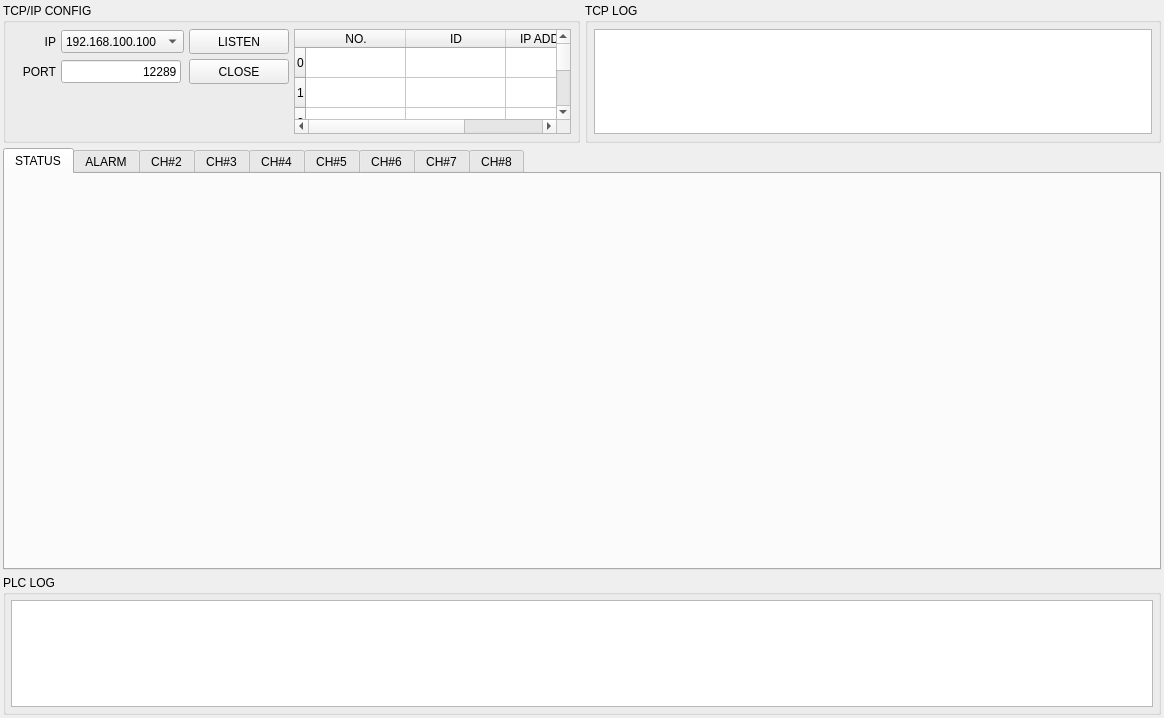
<?xml version="1.0" encoding="UTF-8"?>
<ui version="4.0">
 <class>CPLCSimulator</class>
 <widget class="QWidget" name="CPLCSimulator">
  <property name="geometry">
   <rect>
    <x>0</x>
    <y>0</y>
    <width>1164</width>
    <height>718</height>
   </rect>
  </property>
  <property name="sizePolicy">
   <sizepolicy hsizetype="Maximum" vsizetype="Maximum">
    <horstretch>0</horstretch>
    <verstretch>0</verstretch>
   </sizepolicy>
  </property>
  <property name="minimumSize">
   <size>
    <width>800</width>
    <height>600</height>
   </size>
  </property>
  <property name="maximumSize">
   <size>
    <width>1280</width>
    <height>1024</height>
   </size>
  </property>
  <property name="windowTitle">
   <string>AT6200 PLC SIMULATOR</string>
  </property>
  <property name="windowIcon">
   <iconset resource="../PLCSimulator.qrc">
    <normaloff>:/icon/corona.ico</normaloff>:/icon/corona.ico</iconset>
  </property>
  <layout class="QVBoxLayout" name="verticalLayout_6" stretch="1,3,1">
   <property name="spacing">
    <number>5</number>
   </property>
   <property name="leftMargin">
    <number>3</number>
   </property>
   <property name="topMargin">
    <number>3</number>
   </property>
   <property name="rightMargin">
    <number>3</number>
   </property>
   <property name="bottomMargin">
    <number>3</number>
   </property>
   <item>
    <layout class="QHBoxLayout" name="horizontalLayout_14">
     <property name="spacing">
      <number>5</number>
     </property>
     <property name="sizeConstraint">
      <enum>QLayout::SetFixedSize</enum>
     </property>
     <item>
      <widget class="QGroupBox" name="gbConfig">
       <property name="sizePolicy">
        <sizepolicy hsizetype="Preferred" vsizetype="Preferred">
         <horstretch>0</horstretch>
         <verstretch>0</verstretch>
        </sizepolicy>
       </property>
       <property name="title">
        <string>TCP/IP CONFIG</string>
       </property>
       <layout class="QHBoxLayout" name="horizontalLayout_13">
        <property name="spacing">
         <number>5</number>
        </property>
        <property name="leftMargin">
         <number>6</number>
        </property>
        <property name="topMargin">
         <number>6</number>
        </property>
        <property name="rightMargin">
         <number>6</number>
        </property>
        <property name="bottomMargin">
         <number>6</number>
        </property>
        <item>
         <layout class="QHBoxLayout" name="horizontalLayout_12">
          <item>
           <layout class="QGridLayout" name="gridLayout">
            <property name="spacing">
             <number>5</number>
            </property>
            <item row="1" column="2">
             <widget class="QPushButton" name="btnClose">
              <property name="minimumSize">
               <size>
                <width>100</width>
                <height>25</height>
               </size>
              </property>
              <property name="text">
               <string>CLOSE</string>
              </property>
              <property name="icon">
               <iconset resource="../../ABLEE_ChamberUi/chamberui.qrc">
                <normaloff>:/icon/stop.ico</normaloff>:/icon/stop.ico</iconset>
              </property>
              <property name="iconSize">
               <size>
                <width>20</width>
                <height>20</height>
               </size>
              </property>
             </widget>
            </item>
            <item row="0" column="2">
             <widget class="QPushButton" name="btnListen">
              <property name="minimumSize">
               <size>
                <width>100</width>
                <height>25</height>
               </size>
              </property>
              <property name="text">
               <string>LISTEN</string>
              </property>
              <property name="icon">
               <iconset resource="../PLCSimulator.qrc">
                <normaloff>:/icon/listen.ico</normaloff>:/icon/listen.ico</iconset>
              </property>
              <property name="iconSize">
               <size>
                <width>20</width>
                <height>20</height>
               </size>
              </property>
             </widget>
            </item>
            <item row="1" column="0">
             <widget class="QLabel" name="lblPort">
              <property name="minimumSize">
               <size>
                <width>0</width>
                <height>0</height>
               </size>
              </property>
              <property name="maximumSize">
               <size>
                <width>250</width>
                <height>16777215</height>
               </size>
              </property>
              <property name="frameShape">
               <enum>QFrame::NoFrame</enum>
              </property>
              <property name="frameShadow">
               <enum>QFrame::Sunken</enum>
              </property>
              <property name="text">
               <string>PORT</string>
              </property>
              <property name="alignment">
               <set>Qt::AlignRight|Qt::AlignTrailing|Qt::AlignVCenter</set>
              </property>
             </widget>
            </item>
            <item row="1" column="1">
             <widget class="QLineEdit" name="lePort">
              <property name="minimumSize">
               <size>
                <width>120</width>
                <height>23</height>
               </size>
              </property>
              <property name="maximumSize">
               <size>
                <width>100</width>
                <height>16777215</height>
               </size>
              </property>
              <property name="inputMask">
               <string>99999</string>
              </property>
              <property name="text">
               <string>12289</string>
              </property>
              <property name="alignment">
               <set>Qt::AlignRight|Qt::AlignTrailing|Qt::AlignVCenter</set>
              </property>
             </widget>
            </item>
            <item row="0" column="0">
             <widget class="QLabel" name="lblIP">
              <property name="minimumSize">
               <size>
                <width>0</width>
                <height>0</height>
               </size>
              </property>
              <property name="maximumSize">
               <size>
                <width>250</width>
                <height>16777215</height>
               </size>
              </property>
              <property name="frameShape">
               <enum>QFrame::NoFrame</enum>
              </property>
              <property name="frameShadow">
               <enum>QFrame::Sunken</enum>
              </property>
              <property name="text">
               <string>IP</string>
              </property>
              <property name="alignment">
               <set>Qt::AlignRight|Qt::AlignTrailing|Qt::AlignVCenter</set>
              </property>
             </widget>
            </item>
            <item row="0" column="1">
             <widget class="QComboBox" name="cboIp">
              <property name="minimumSize">
               <size>
                <width>120</width>
                <height>23</height>
               </size>
              </property>
              <item>
               <property name="text">
                <string>192.168.100.100</string>
               </property>
              </item>
             </widget>
            </item>
            <item row="2" column="1">
             <spacer name="verticalSpacer">
              <property name="orientation">
               <enum>Qt::Vertical</enum>
              </property>
              <property name="sizeType">
               <enum>QSizePolicy::Expanding</enum>
              </property>
              <property name="sizeHint" stdset="0">
               <size>
                <width>20</width>
                <height>20</height>
               </size>
              </property>
             </spacer>
            </item>
            <item row="2" column="2">
             <spacer name="verticalSpacer_2">
              <property name="orientation">
               <enum>Qt::Vertical</enum>
              </property>
              <property name="sizeType">
               <enum>QSizePolicy::Expanding</enum>
              </property>
              <property name="sizeHint" stdset="0">
               <size>
                <width>20</width>
                <height>20</height>
               </size>
              </property>
             </spacer>
            </item>
            <item row="2" column="0">
             <spacer name="verticalSpacer_3">
              <property name="orientation">
               <enum>Qt::Vertical</enum>
              </property>
              <property name="sizeType">
               <enum>QSizePolicy::Expanding</enum>
              </property>
              <property name="sizeHint" stdset="0">
               <size>
                <width>20</width>
                <height>20</height>
               </size>
              </property>
             </spacer>
            </item>
           </layout>
          </item>
          <item>
           <widget class="QTableWidget" name="tblConnList">
            <property name="sizePolicy">
             <sizepolicy hsizetype="Expanding" vsizetype="Preferred">
              <horstretch>0</horstretch>
              <verstretch>0</verstretch>
             </sizepolicy>
            </property>
            <property name="minimumSize">
             <size>
              <width>150</width>
              <height>0</height>
             </size>
            </property>
            <property name="maximumSize">
             <size>
              <width>16777215</width>
              <height>200</height>
             </size>
            </property>
            <row>
             <property name="text">
              <string>0</string>
             </property>
            </row>
            <row>
             <property name="text">
              <string>1</string>
             </property>
            </row>
            <row>
             <property name="text">
              <string>2</string>
             </property>
            </row>
            <row>
             <property name="text">
              <string>3</string>
             </property>
            </row>
            <row>
             <property name="text">
              <string>4</string>
             </property>
            </row>
            <column>
             <property name="text">
              <string>NO.</string>
             </property>
            </column>
            <column>
             <property name="text">
              <string>ID</string>
             </property>
            </column>
            <column>
             <property name="text">
              <string>IP ADDRESS</string>
             </property>
            </column>
           </widget>
          </item>
         </layout>
        </item>
       </layout>
      </widget>
     </item>
     <item>
      <widget class="QGroupBox" name="gbConnList">
       <property name="sizePolicy">
        <sizepolicy hsizetype="Preferred" vsizetype="Preferred">
         <horstretch>0</horstretch>
         <verstretch>0</verstretch>
        </sizepolicy>
       </property>
       <property name="title">
        <string>TCP LOG</string>
       </property>
       <layout class="QVBoxLayout" name="verticalLayout_3">
        <property name="spacing">
         <number>5</number>
        </property>
        <property name="leftMargin">
         <number>6</number>
        </property>
        <property name="topMargin">
         <number>6</number>
        </property>
        <property name="rightMargin">
         <number>6</number>
        </property>
        <property name="bottomMargin">
         <number>6</number>
        </property>
        <item>
         <widget class="QPlainTextEdit" name="teTcpLog">
          <property name="sizePolicy">
           <sizepolicy hsizetype="Expanding" vsizetype="Preferred">
            <horstretch>0</horstretch>
            <verstretch>0</verstretch>
           </sizepolicy>
          </property>
          <property name="maximumSize">
           <size>
            <width>16777215</width>
            <height>200</height>
           </size>
          </property>
          <property name="readOnly">
           <bool>true</bool>
          </property>
         </widget>
        </item>
       </layout>
      </widget>
     </item>
    </layout>
   </item>
   <item>
    <layout class="QHBoxLayout" name="horizontalLayout_2">
     <property name="spacing">
      <number>10</number>
     </property>
     <item>
      <widget class="QTabWidget" name="tabChamberInfo">
       <property name="minimumSize">
        <size>
         <width>100</width>
         <height>300</height>
        </size>
       </property>
       <property name="currentIndex">
        <number>0</number>
       </property>
       <widget class="QWidget" name="tabComm">
        <attribute name="title">
         <string>STATUS</string>
        </attribute>
        <layout class="QHBoxLayout" name="horizontalLayout">
         <property name="spacing">
          <number>2</number>
         </property>
         <property name="leftMargin">
          <number>2</number>
         </property>
         <property name="topMargin">
          <number>2</number>
         </property>
         <property name="rightMargin">
          <number>2</number>
         </property>
         <property name="bottomMargin">
          <number>2</number>
         </property>
        </layout>
       </widget>
       <widget class="QWidget" name="tabCh1">
        <attribute name="title">
         <string>ALARM</string>
        </attribute>
        <layout class="QHBoxLayout" name="horizontalLayout_3">
         <property name="spacing">
          <number>2</number>
         </property>
         <property name="leftMargin">
          <number>2</number>
         </property>
         <property name="topMargin">
          <number>2</number>
         </property>
         <property name="rightMargin">
          <number>2</number>
         </property>
         <property name="bottomMargin">
          <number>2</number>
         </property>
        </layout>
       </widget>
       <widget class="QWidget" name="tabCh2">
        <attribute name="title">
         <string>CH#2</string>
        </attribute>
        <layout class="QHBoxLayout" name="horizontalLayout_4">
         <property name="spacing">
          <number>2</number>
         </property>
         <property name="leftMargin">
          <number>2</number>
         </property>
         <property name="topMargin">
          <number>2</number>
         </property>
         <property name="rightMargin">
          <number>2</number>
         </property>
         <property name="bottomMargin">
          <number>2</number>
         </property>
        </layout>
       </widget>
       <widget class="QWidget" name="tabCh3">
        <attribute name="title">
         <string>CH#3</string>
        </attribute>
        <layout class="QHBoxLayout" name="horizontalLayout_5">
         <property name="spacing">
          <number>2</number>
         </property>
         <property name="leftMargin">
          <number>2</number>
         </property>
         <property name="topMargin">
          <number>2</number>
         </property>
         <property name="rightMargin">
          <number>2</number>
         </property>
         <property name="bottomMargin">
          <number>2</number>
         </property>
        </layout>
       </widget>
       <widget class="QWidget" name="tabCh4">
        <attribute name="title">
         <string>CH#4</string>
        </attribute>
        <layout class="QHBoxLayout" name="horizontalLayout_6">
         <property name="spacing">
          <number>2</number>
         </property>
         <property name="leftMargin">
          <number>2</number>
         </property>
         <property name="topMargin">
          <number>2</number>
         </property>
         <property name="rightMargin">
          <number>2</number>
         </property>
         <property name="bottomMargin">
          <number>2</number>
         </property>
        </layout>
       </widget>
       <widget class="QWidget" name="tabCh5">
        <attribute name="title">
         <string>CH#5</string>
        </attribute>
        <layout class="QHBoxLayout" name="horizontalLayout_7">
         <property name="spacing">
          <number>2</number>
         </property>
         <property name="leftMargin">
          <number>2</number>
         </property>
         <property name="topMargin">
          <number>2</number>
         </property>
         <property name="rightMargin">
          <number>2</number>
         </property>
         <property name="bottomMargin">
          <number>2</number>
         </property>
        </layout>
       </widget>
       <widget class="QWidget" name="tabCh6">
        <attribute name="title">
         <string>CH#6</string>
        </attribute>
        <layout class="QHBoxLayout" name="horizontalLayout_8">
         <property name="spacing">
          <number>2</number>
         </property>
         <property name="leftMargin">
          <number>2</number>
         </property>
         <property name="topMargin">
          <number>2</number>
         </property>
         <property name="rightMargin">
          <number>2</number>
         </property>
         <property name="bottomMargin">
          <number>2</number>
         </property>
        </layout>
       </widget>
       <widget class="QWidget" name="tabCh7">
        <attribute name="title">
         <string>CH#7</string>
        </attribute>
        <layout class="QHBoxLayout" name="horizontalLayout_9">
         <property name="spacing">
          <number>2</number>
         </property>
         <property name="leftMargin">
          <number>2</number>
         </property>
         <property name="topMargin">
          <number>2</number>
         </property>
         <property name="rightMargin">
          <number>2</number>
         </property>
         <property name="bottomMargin">
          <number>2</number>
         </property>
        </layout>
       </widget>
       <widget class="QWidget" name="tabCh8">
        <attribute name="title">
         <string>CH#8</string>
        </attribute>
        <layout class="QHBoxLayout" name="horizontalLayout_10">
         <property name="spacing">
          <number>2</number>
         </property>
         <property name="leftMargin">
          <number>2</number>
         </property>
         <property name="topMargin">
          <number>2</number>
         </property>
         <property name="rightMargin">
          <number>2</number>
         </property>
         <property name="bottomMargin">
          <number>2</number>
         </property>
        </layout>
       </widget>
      </widget>
     </item>
    </layout>
   </item>
   <item>
    <widget class="QGroupBox" name="gbSocketLog">
     <property name="title">
      <string>PLC LOG</string>
     </property>
     <layout class="QVBoxLayout" name="verticalLayout_4">
      <property name="spacing">
       <number>5</number>
      </property>
      <property name="leftMargin">
       <number>5</number>
      </property>
      <property name="topMargin">
       <number>5</number>
      </property>
      <property name="rightMargin">
       <number>5</number>
      </property>
      <property name="bottomMargin">
       <number>5</number>
      </property>
      <item>
       <widget class="QPlainTextEdit" name="tePlcLog">
        <property name="minimumSize">
         <size>
          <width>0</width>
          <height>100</height>
         </size>
        </property>
        <property name="readOnly">
         <bool>true</bool>
        </property>
       </widget>
      </item>
     </layout>
    </widget>
   </item>
  </layout>
 </widget>
 <tabstops>
  <tabstop>cboIp</tabstop>
  <tabstop>btnListen</tabstop>
  <tabstop>lePort</tabstop>
  <tabstop>btnClose</tabstop>
  <tabstop>tblConnList</tabstop>
  <tabstop>teTcpLog</tabstop>
  <tabstop>tabChamberInfo</tabstop>
  <tabstop>tePlcLog</tabstop>
 </tabstops>
 <resources>
  <include location="../../ABLEE_ChamberUi/chamberui.qrc"/>
  <include location="../PLCSimulator.qrc"/>
 </resources>
 <connections/>
</ui>
